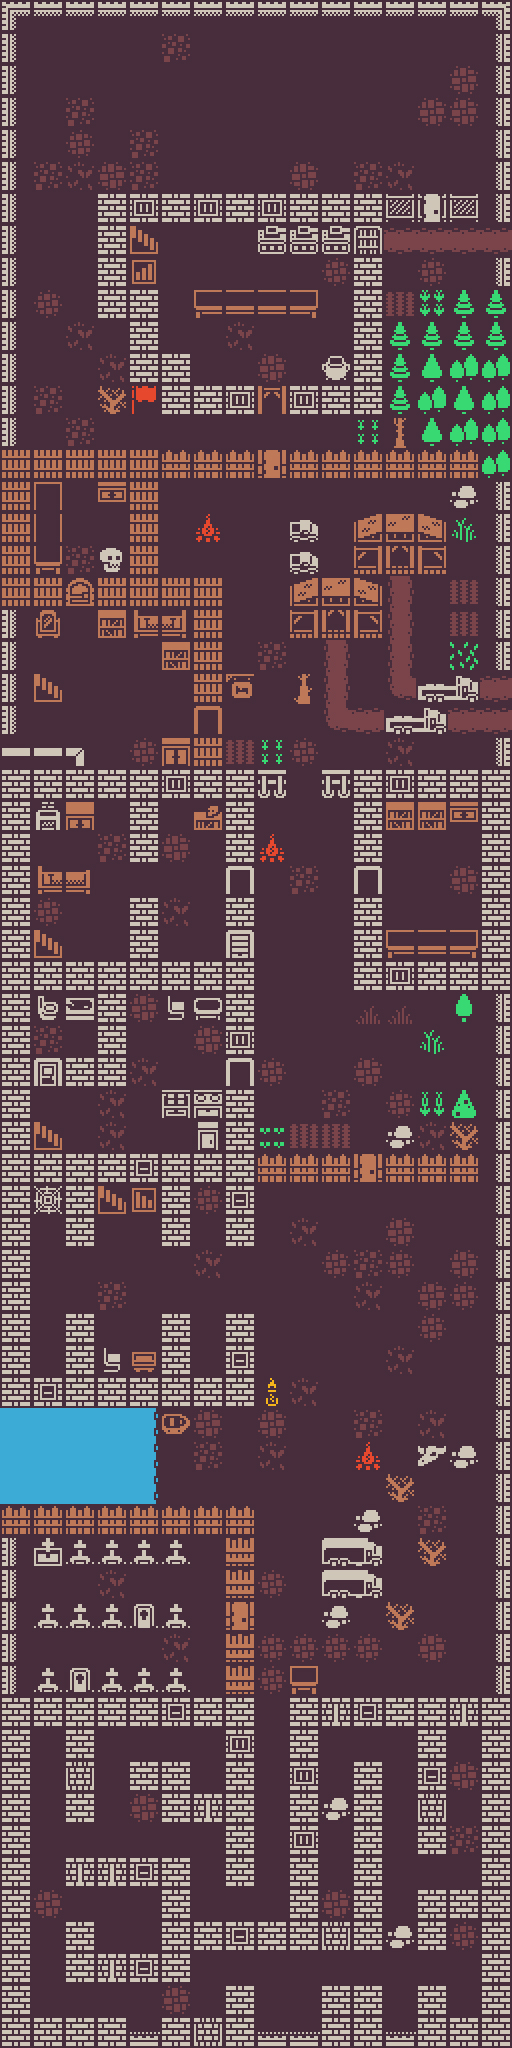

Below is a game level as drawn by its tile map, then a one-line description and the .tmx that defines it (tile-layer data replaced by summaries):
An orthogonal 16x64 tile map with 32x32 px tiles, 2 tile layers (Ground, Tiles) and 552 objects (485x wall, 24x mob, 12x item, 12x chest, 3x heart, ...).

<map version="1.5" tiledversion="1.5.0" orientation="orthogonal" renderorder="right-down" width="16" height="64" tilewidth="32" tileheight="32" infinite="0" nextlayerid="9" nextobjectid="657">
 <tileset firstgid="1" source="../assets/32x32.tsx" />
 <layer id="1" name="Ground" width="16" height="64" locked="1">
  <data>[1024 cells, 1024 non-empty, 5 distinct tile ids]</data>
 </layer>
 <layer id="2" name="Tiles" width="16" height="64">
  <data>[1024 cells, 535 non-empty, 97 distinct tile ids]</data>
 </layer>
 <objectgroup id="5" name="Obstacles">
  <object id="3" name="wall" x="192" y="1696" width="32" height="32" />
  <object id="4" name="player" x="288" y="992" width="32" height="32" />
  <object id="16" name="wall" x="160" y="1696" width="32" height="32" />
  <object id="17" name="wall" x="128" y="1696" width="32" height="32" />
  <object id="18" name="wall" x="96" y="1696" width="32" height="32" />
  <object id="19" name="wall" x="64" y="1696" width="32" height="32" />
  <object id="20" name="wall" x="32" y="1696" width="32" height="32" />
  <object id="21" name="wall" x="64" y="1728" width="32" height="32" />
  <object id="22" name="wall" x="64" y="1760" width="32" height="32" />
  <object id="23" name="wall" x="64" y="1792" width="32" height="32" />
  <object id="24" name="wall" x="128" y="1760" width="32" height="32" />
  <object id="25" name="wall" x="160" y="1792" width="32" height="32" />
  <object id="26" name="wall" x="160" y="1760" width="32" height="32" />
  <object id="28" name="wall" x="224" y="1792" width="32" height="32" />
  <object id="29" name="wall" x="224" y="1760" width="32" height="32" />
  <object id="30" name="wall" x="224" y="1696" width="32" height="32" />
  <object id="31" name="wall" x="224" y="1856" width="32" height="32" />
  <object id="32" name="wall" x="224" y="1824" width="32" height="32" />
  <object id="33" name="wall" x="160" y="1856" width="32" height="32" />
  <object id="34" name="wall" x="160" y="1952" width="32" height="32" />
  <object id="35" name="wall" x="160" y="1888" width="32" height="32" />
  <object id="36" name="wall" x="160" y="1920" width="32" height="32" />
  <object id="37" name="wall" x="128" y="1952" width="32" height="32" />
  <object id="38" name="wall" x="96" y="1952" width="32" height="32" />
  <object id="39" name="wall" x="64" y="1952" width="32" height="32" />
  <object id="40" name="wall" x="64" y="1920" width="32" height="32" />
  <object id="41" name="wall" x="64" y="1856" width="32" height="32" />
  <object id="42" name="wall" x="96" y="1856" width="32" height="32" />
  <object id="43" name="wall" x="0" y="1696" width="32" height="32" />
  <object id="44" name="wall" x="0" y="1728" width="32" height="32" />
  <object id="45" name="wall" x="0" y="1760" width="32" height="32" />
  <object id="46" name="wall" x="0" y="1792" width="32" height="32" />
  <object id="47" name="wall" x="0" y="1824" width="32" height="32" />
  <object id="48" name="wall" x="0" y="2016" width="32" height="32" />
  <object id="49" name="wall" x="0" y="1984" width="32" height="32" />
  <object id="50" name="wall" x="0" y="1888" width="32" height="32" />
  <object id="51" name="wall" x="0" y="1920" width="32" height="32" />
  <object id="52" name="wall" x="0" y="1952" width="32" height="32" />
  <object id="54" name="wall" x="0" y="1856" width="32" height="32" />
  <object id="55" name="wall" x="0" y="1664" width="32" height="32" />
  <object id="56" name="wall" x="0" y="1504" width="32" height="32" />
  <object id="57" name="wall" x="0" y="1536" width="32" height="32" />
  <object id="58" name="wall" x="0" y="1632" width="32" height="32" />
  <object id="59" name="wall" x="0" y="1472" width="32" height="32" />
  <object id="60" name="wall" x="0" y="1568" width="32" height="32" />
  <object id="61" name="wall" x="0" y="1600" width="32" height="32" />
  <object id="62" name="wall" x="0" y="1408" width="32" height="32" />
  <object id="63" name="wall" x="0" y="1440" width="32" height="32" />
  <object id="64" name="wall" x="0" y="1376" width="32" height="32" />
  <object id="65" name="wall" x="0" y="1312" width="32" height="32" />
  <object id="66" name="wall" x="0" y="1248" width="32" height="32" />
  <object id="67" name="wall" x="0" y="1184" width="32" height="32" />
  <object id="68" name="wall" x="0" y="1216" width="32" height="32" />
  <object id="69" name="wall" x="0" y="1280" width="32" height="32" />
  <object id="70" name="wall" x="0" y="1344" width="32" height="32" />
  <object id="71" name="wall" x="0" y="1152" width="32" height="32" />
  <object id="72" name="wall" x="0" y="1152" width="32" height="32" rotation="270" />
  <object id="73" name="wall" x="0" y="1120" width="32" height="32" rotation="270" />
  <object id="74" name="wall" x="0" y="1088" width="32" height="32" rotation="270" />
  <object id="75" name="wall" x="0" y="1056" width="32" height="32" rotation="270" />
  <object id="76" name="wall" x="0" y="1024" width="32" height="32" rotation="270" />
  <object id="77" name="wall" x="0" y="992" width="32" height="32" />
  <object id="78" name="wall" x="0" y="960" width="32" height="32" />
  <object id="79" name="wall" x="0" y="928" width="32" height="32" />
  <object id="80" name="wall" x="0" y="896" width="32" height="32" />
  <object id="81" name="wall" x="0" y="864" width="32" height="32" />
  <object id="82" name="wall" x="0" y="832" width="32" height="32" />
  <object id="83" name="wall" x="0" y="800" width="32" height="32" />
  <object id="84" name="wall" x="0" y="768" width="32" height="32" />
  <object id="85" name="wall" x="0" y="736" width="32" height="32" />
  <object id="86" name="wall" x="0" y="704" width="32" height="32" />
  <object id="87" name="wall" x="0" y="672" width="32" height="32" />
  <object id="88" name="wall" x="0" y="640" width="32" height="32" />
  <object id="89" name="wall" x="0" y="608" width="32" height="32" />
  <object id="90" name="wall" x="0" y="544" width="32" height="32" />
  <object id="91" name="wall" x="0" y="576" width="32" height="32" />
  <object id="92" name="wall" x="0" y="512" width="32" height="32" />
  <object id="93" name="wall" x="0" y="480" width="32" height="32" />
  <object id="94" name="wall" x="0" y="448" width="32" height="32" />
  </objectgroup>
</map>
<!-- 473 of 552 objects omitted -->